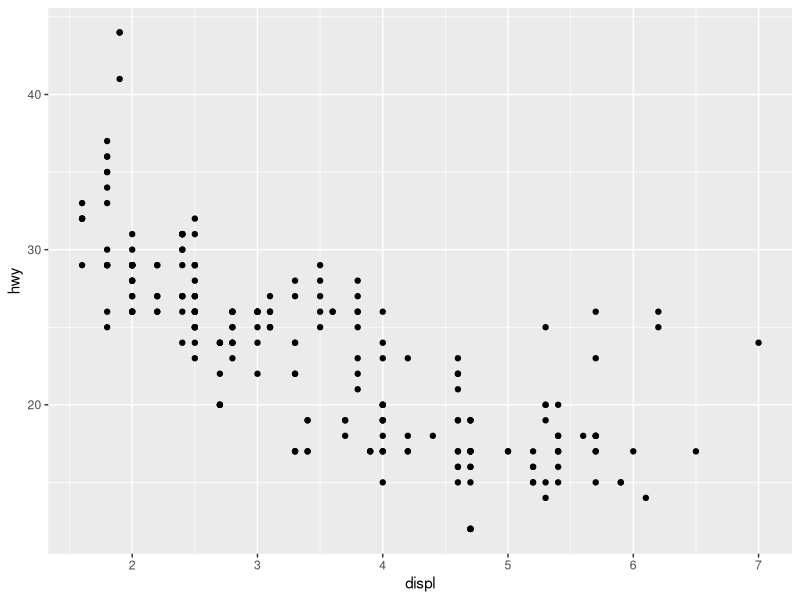
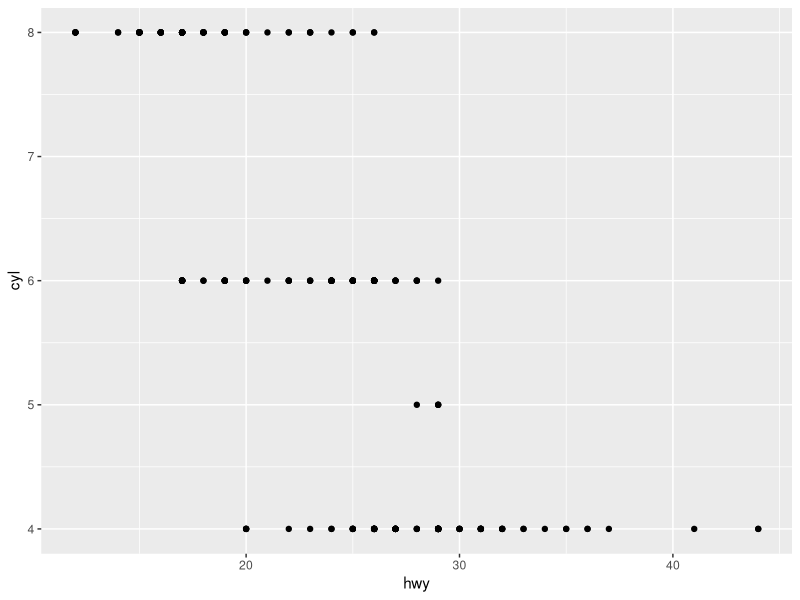
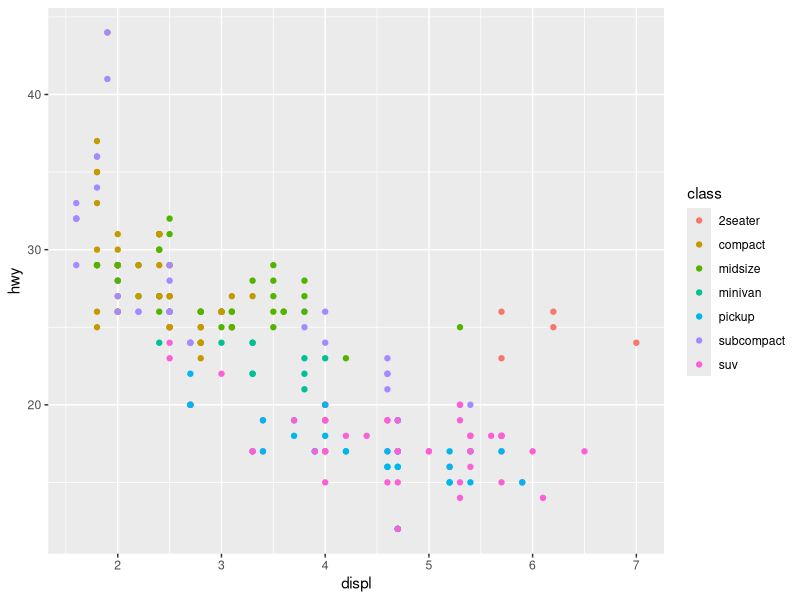
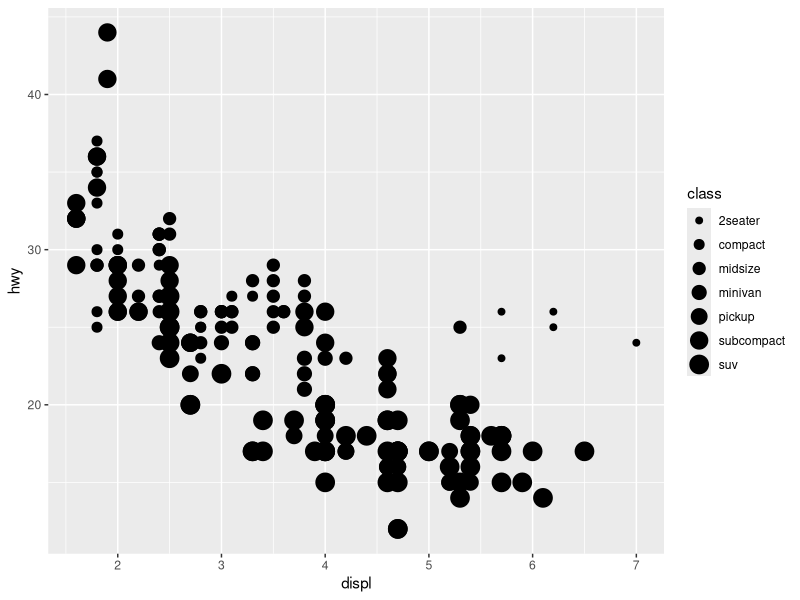
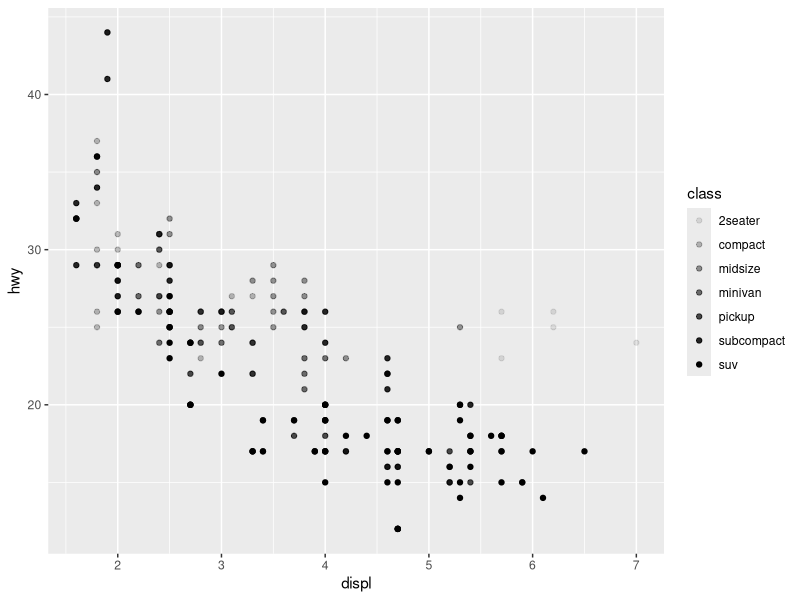
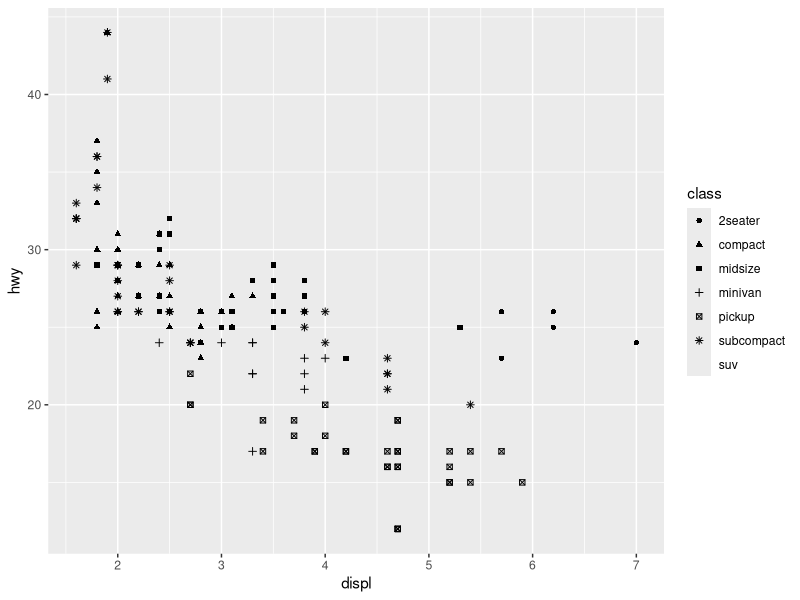
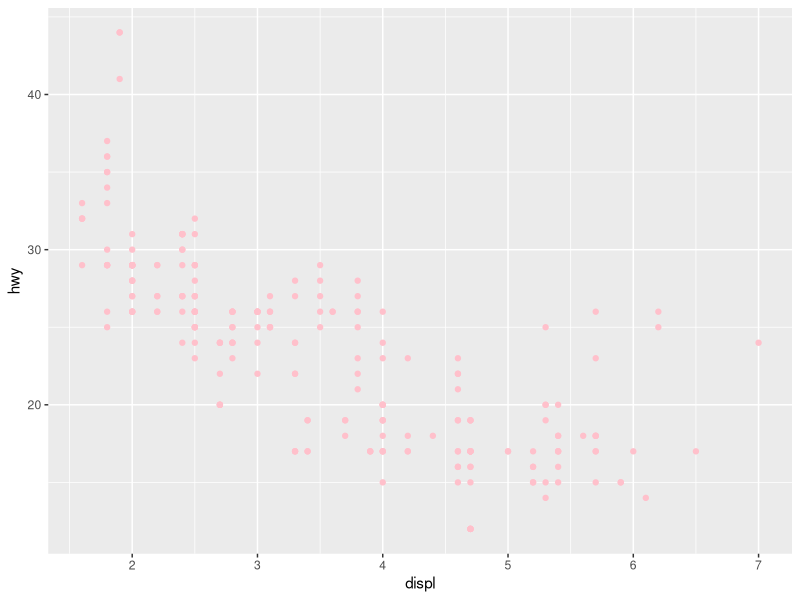
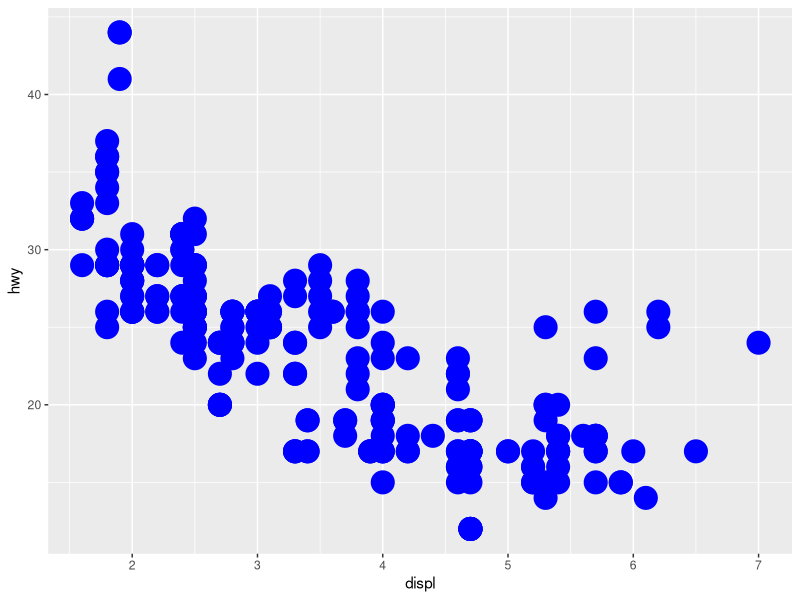

Generate these figures, in order, with R:
# R for data science ####
# Chapter 3.1: Data Visualisation ####


install.packages("tidyverse")
library(tidyverse)
#> ── Attaching packages ─────────────────────────────────────── tidyverse 1.3.0 ──
#> ✔ ggplot2 3.3.2     ✔ purrr   0.3.4
#> ✔ tibble  3.0.3     ✔ dplyr   1.0.2
#> ✔ tidyr   1.1.2     ✔ stringr 1.4.0
#> ✔ readr   1.4.0     ✔ forcats 0.5.0
#> ── Conflicts ────────────────────────────────────────── tidyverse_conflicts() ──
#> ✖ dplyr::filter() masks stats::filter()
#> ✖ dplyr::lag()    masks stats::lag()

install.packages(c("nycflights13", "gapminder", "Lahman"))

library(tidyverse)
#> ── Attaching packages ─────────────────────────────────────── tidyverse 1.3.0 ──
#> ✔ ggplot2 3.3.2     ✔ purrr   0.3.4
#> ✔ tibble  3.0.3     ✔ dplyr   1.0.2
#> ✔ tidyr   1.1.2     ✔ stringr 1.4.0
#> ✔ readr   1.4.0     ✔ forcats 0.5.0
#> ── Conflicts ────────────────────────────────────────── tidyverse_conflicts() ──
#> ✖ dplyr::filter() masks stats::filter()
#> ✖ dplyr::lag()    masks stats::lag()

# Chapter 3.2 ####

# Do cars with big engines use more fuel than cars with small engines?

ggplot2::mpg
?mpg
ggplot(data = mpg) +
  geom_point(mapping = aes(x = displ, y = hwy))

# Grpahing template
# ggplot(data = <DATA>) + 
#  <GEOM_FUNCTION>(mapping = aes(<MAPPINGS>))

# Chapter 3.3-4 ####

ggplot(data = mpg) +
  geom_point(mapping = aes(x = hwy, y = cyl))

# aesthetic mappings
ggplot(data = mpg) + 
  geom_point(mapping = aes(x = displ, y = hwy, colour = class))

ggplot(data = mpg) + 
  geom_point(mapping = aes(x = displ, y = hwy, size = class))
#> Warning: Using size for a discrete variable is not advised.

# Left
ggplot(data = mpg) + 
  geom_point(mapping = aes(x = displ, y = hwy, alpha = class))

# Right
ggplot(data = mpg) + 
  geom_point(mapping = aes(x = displ, y = hwy, shape = class))

ggplot(data = mpg) + 
  geom_point(mapping = aes(x = displ, y = hwy), color = "pink")

ggplot(data = mpg) + 
  geom_point(mapping = aes(x = displ, y = hwy, stroke = 5), color = "blue", shape = 19)

ggplot(data = mpg) + 
  geom_point(mapping = aes(x = displ, y = hwy, stroke = 5, colour = displ <5))

# Chapter 3.5 ####

# Facets # 

ggplot(data = mpg) + 
  geom_point(mapping = aes(x = displ, y = hwy)) + 
  facet_wrap(~ class, nrow = 2)

# Facets grid #

ggplot(data = mpg) + 
  geom_point(mapping = aes(x = displ, y = hwy)) + 
  facet_grid(drv ~ cyl)

ggplot(data = mpg) + 
  geom_point(mapping = aes(x = drv, y = cyl))

ggplot(data = mpg) + 
  geom_point(mapping = aes(x = displ, y = hwy)) +
  facet_grid(drv ~ .)

ggplot(data = mpg) + 
  geom_point(mapping = aes(x = displ, y = hwy)) +
  facet_grid(. ~ cyl)

ggplot(data = mpg) + 
  geom_point(mapping = aes(x = displ, y = hwy)) + 
  facet_wrap(~ class, nrow = 2)

# Chapter 3.6 ####

# left
ggplot(data = mpg) + 
  geom_point(mapping = aes(x = displ, y = hwy))

# right
ggplot(data = mpg) + 
  geom_smooth(mapping = aes(x = displ, y = hwy))

ggplot(data = mpg) + 
  geom_smooth(mapping = aes(x = displ, y = hwy, linetype = drv))


